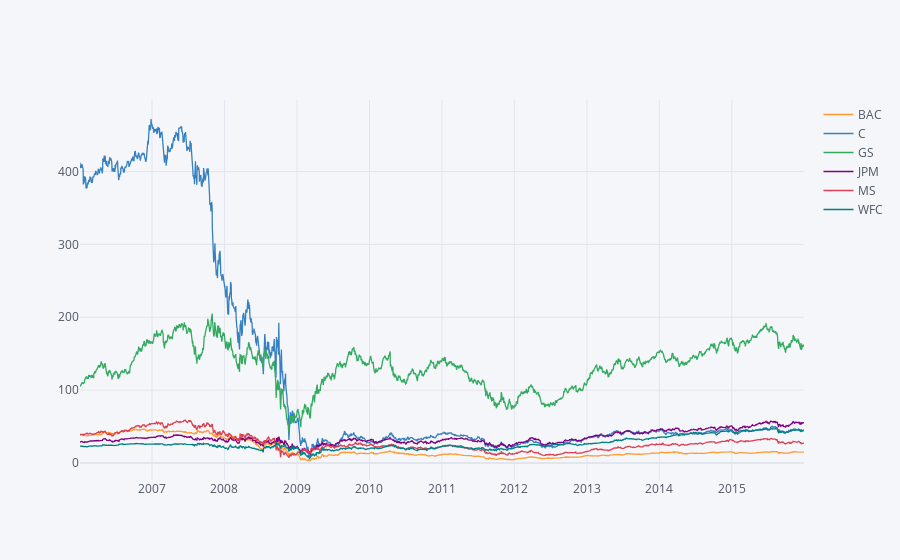

The cell this chart's notebook holds for it:
### Code cell
# We can make our diagram a lot nice by making it interractive through plotly
bank_stocks.xs(key='Close', axis=1, level='Stock Info').iplot()

### Figure 1 — Plotly figure (JSON) as saved in the notebook; plotly's stock layout.template omitted (floating-point values rounded to 4 significant figures; data arrays with more than 128 entries replaced by an {"elided": "..."} marker saying what was removed)
{"data": [{"line": {"color": "rgba(255, 153, 51, 1.0)", "dash": "solid", "shape": "linear", "width": 1.3}, "mode": "lines", "name": "BAC", "text": "", "type": "scatter", "x": {"elided": "2517 str values"}, "y": {"elided": "2517 float values"}}, {"line": {"color": "rgba(55, 128, 191, 1.0)", "dash": "solid", "shape": "linear", "width": 1.3}, "mode": "lines", "name": "C", "text": "", "type": "scatter", "x": {"elided": "2517 str values"}, "y": {"elided": "2517 float values"}}, {"line": {"color": "rgba(50, 171, 96, 1.0)", "dash": "solid", "shape": "linear", "width": 1.3}, "mode": "lines", "name": "GS", "text": "", "type": "scatter", "x": {"elided": "2517 str values"}, "y": {"elided": "2517 float values"}}, {"line": {"color": "rgba(128, 0, 128, 1.0)", "dash": "solid", "shape": "linear", "width": 1.3}, "mode": "lines", "name": "JPM", "text": "", "type": "scatter", "x": {"elided": "2517 str values"}, "y": {"elided": "2517 float values"}}, {"line": {"color": "rgba(219, 64, 82, 1.0)", "dash": "solid", "shape": "linear", "width": 1.3}, "mode": "lines", "name": "MS", "text": "", "type": "scatter", "x": {"elided": "2517 str values"}, "y": {"elided": "2517 mixed values"}}, {"line": {"color": "rgba(0, 128, 128, 1.0)", "dash": "solid", "shape": "linear", "width": 1.3}, "mode": "lines", "name": "WFC", "text": "", "type": "scatter", "x": {"elided": "2517 str values"}, "y": {"elided": "2517 float values"}}], "layout": {"legend": {"bgcolor": "#F5F6F9", "font": {"color": "#4D5663"}}, "paper_bgcolor": "#F5F6F9", "plot_bgcolor": "#F5F6F9", "title": {"font": {"color": "#4D5663"}}, "xaxis": {"gridcolor": "#E1E5ED", "showgrid": true, "tickfont": {"color": "#4D5663"}, "title": {"font": {"color": "#4D5663"}, "text": ""}, "zerolinecolor": "#E1E5ED"}, "yaxis": {"gridcolor": "#E1E5ED", "showgrid": true, "tickfont": {"color": "#4D5663"}, "title": {"font": {"color": "#4D5663"}, "text": ""}, "zerolinecolor": "#E1E5ED"}}}
